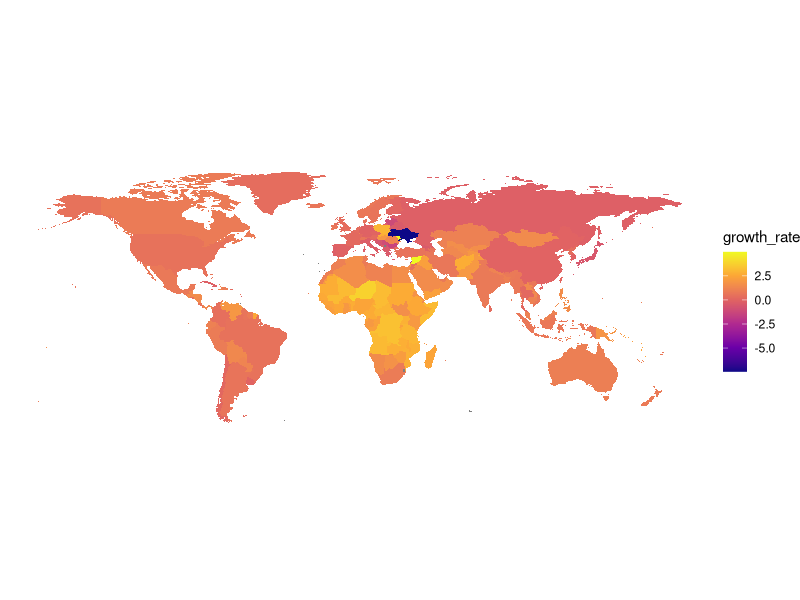

The R source for this figure:
# Load the necessary libraries
library(dplyr)
library(ggplot2)
library(tidyverse)

# Import the world_population.csv dataset
world_population <- read.csv("world_population_data.csv")

# Remove '%' from growth_rate column
world_population <- world_population %>%
  mutate(
    growth_rate = as.numeric(sub("%", "", growth_rate)),
    growth_rate_multiple = growth_rate * 100
  )

# Create data for world coordinates using map_data
world_coordinates <- map_data("world")

# Add simulated data and remove Antarctica
world_map <- map_data("world") %>%
  filter(region != "Antarctica") %>%
  left_join(world_population, by = c("region" = "country"))

# Create a scatterplot using ggplot2
print(ggplot(world_map) +
  geom_polygon(aes(long, lat, group = group, fill = growth_rate)) +
  coord_quickmap() +
  scale_fill_viridis_c(option = "plasma") +
  theme_void())
